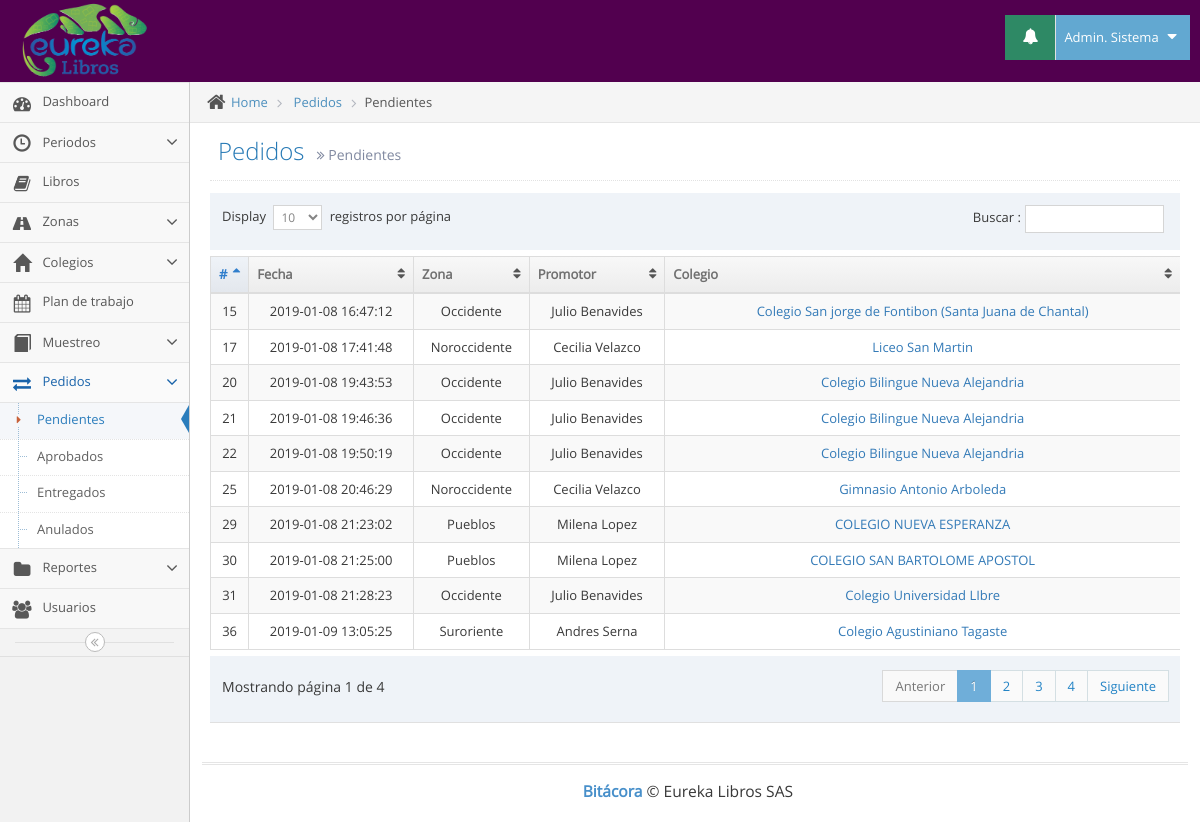
The page /lista_pedidos.php (signed in) on the database its author committed.
### tables this page shows
CREATE TABLE IF NOT EXISTS `usuarios` (
`id` int(11) NOT NULL,
  `tipo` int(11) NOT NULL,
  `id_pais` int(11) NOT NULL,
  `cedula` varchar(12) NOT NULL,
  `nombres` varchar(100) NOT NULL,
  `apellidos` varchar(100) NOT NULL,
  `telefono` varchar(12) NOT NULL,
  `direccion` varchar(100) NOT NULL,
  `correo` varchar(100) NOT NULL,
  `clave` varchar(100) NOT NULL,
  `cod_zona` varchar(10) NOT NULL
);

CREATE TABLE IF NOT EXISTS `pedidos` (
`id` int(11) NOT NULL,
  `codigo` varchar(10) NOT NULL,
  `id_periodo` int(11) NOT NULL,
  `id_colegio` int(11) NOT NULL,
  `id_usuario` int(11) NOT NULL,
  `fecha` timestamp NOT NULL DEFAULT CURRENT_TIMESTAMP ON UPDATE CURRENT_TIMESTAMP,
  `factura` varchar(20) NOT NULL,
  `fecha_r` date NOT NULL,
  `observaciones` varchar(500) NOT NULL,
  `estado` int(11) NOT NULL
);

CREATE TABLE IF NOT EXISTS `colegios` (
`id` int(11) NOT NULL,
  `codigo` varchar(11) NOT NULL,
  `colegio` varchar(100) NOT NULL,
  `direccion` varchar(100) NOT NULL,
  `barrio` varchar(100) NOT NULL,
  `telefono` varchar(20) NOT NULL,
  `web` varchar(100) NOT NULL,
  `cumpleaños` date NOT NULL,
  `cod_zona` varchar(8) NOT NULL,
  `id_usuario` int(11) NOT NULL,
  `fecha_creacion` timestamp NOT NULL DEFAULT CURRENT_TIMESTAMP ON UPDATE CURRENT_TIMESTAMP
);

### lista_pedidos.php (the view, shortened to what this page needs)
<!DOCTYPE html>
<html lang="es">
	<head>
		<link rel="stylesheet" href="assets/css/bootstrap.min.css" />
		<link rel="stylesheet" href="assets/font-awesome/4.5.0/css/font-awesome.min.css" />
		<link rel="stylesheet" href="assets/css/jquery-ui.min.css" />
		<link rel="stylesheet" href="assets/css/bootstrap-datepicker3.min.css" />
		<link href="assets/js/dataTables/dataTables.bootstrap.css" rel="stylesheet" />
		<link rel="stylesheet" href="assets/css/ace.min.css" class="ace-main-stylesheet" id="main-ace-style" />
		<link rel="stylesheet" href="assets/css/ace-skins.min.css" />
		<link rel="stylesheet" href="assets/css/ace-rtl.min.css" />
	</head>
	<body class="no-skin">
		<?php include("template/nav.php"); ?>
		<div class="main-container ace-save-state" id="main-container">
			<?php include("template/sidebar.php"); ?>
			<div class="main-content">
				<div class="main-content-inner">
					<div class="breadcrumbs ace-save-state" id="breadcrumbs">
						<ul class="breadcrumb">
							<li>
								<i class="ace-icon fa fa-home home-icon"></i>
								<a href="#">Home</a>
							</li>
							<li>
								<a href="#">Pedidos</a>
							</li>
							<li class="active">Pendientes</li>
						</ul>
					</div>
					<div class="page-content">
						<div class="page-header">
							<h1>
								Pedidos
								<small>
									<i class="ace-icon fa fa-angle-double-right"></i>
									Pendientes
								</small>
							</h1>
						</div>
						<div class="row">
							<div class="col-xs-12">
								<?php
                                	include("conexion/bdd.php");
                                	$sql = "SELECT p.id, z.zona, u.nombres, u.apellidos, p.fecha, c.colegio FROM pedidos p JOIN colegios c ON p.id_colegio=c.id JOIN zonas z ON z.codigo=c.cod_zona JOIN usuarios u ON u.cod_zona=z.codigo WHERE p.estado='1' GROUP BY p.id";
									$req = $bdd->prepare($sql);
									$req->execute();
								$pedidos = $req->fetchAll();
                            ?>
                            <div class="table-responsive">
                                <table class="table table-striped table-bordered table-hover" id="dataTables-example">
                                    <thead>
                                        <tr>
                                            <th>#</th>
                                            <th>Fecha</th>
                                            <th>Zona</th>
                                            <th>Promotor</th>
                                            <th>Colegio</th>
                                        </tr>
                                    </thead>
                                    <tbody>
                                        <?php
                                        	foreach($pedidos as $pedido) {
                                            	$promotor= $pedido["nombres"]." ".$pedido["apellidos"];
                                                echo'<tr class="odd gradeX">';
                                                echo'<td class="center">'.$pedido["id"].'</td>';
                                                echo'<td class="center">'.$pedido["fecha"].'</td>';
                                               echo'<td class="center">'.$pedido["zona"].'</td>';
                                                echo'<td class="center">'.$promotor.'</td>';
                                                echo'<td class="center"><a href="pedido_colegio.php?id_pedido='.$pedido["id"].'">'.$pedido["colegio"].'</a></td>';
                                            }
                                         ?>
                                        </tr>
                                    </tbody>
                                </table>
                            </div>
							</div>
						</div>
					</div>
				</div>
			</div>
			<div class="footer">
				<div class="footer-inner">
					<div class="footer-content">
						<span class="bigger-120">
							<span class="blue bolder">Bitácora</span>
							 &copy; Eureka Libros SAS
						</span>
					</div>
				</div>
			</div>
		</div>
	</body>
</html>

### template/nav.php (shortened to what this page needs)
<div id="navbar" class="navbar navbar-default          ace-save-state">
			<div class="navbar-container ace-save-state" id="navbar-container">
				<div class="navbar-header pull-left">
					<a href="index.php" class="navbar-brand">
						<small>
							<img src="assets/images/logo_eureka.png" alt="" class="" height="80px" width="125px">
						</small>
					</a>
				</div>
				<div class="navbar-buttons navbar-header pull-right" role="navigation">
					<ul class="nav ace-nav">
						<?php
							include("conexion/bdd.php");
							if ($_SESSION["tipo"]==1) {
								$sql_n = "SELECT n.id FROM notificaciones n JOIN tipos_notifi t ON t.id=n.id_tipo_notifi JOIN colegios c ON c.id=n.id_colegio WHERE t.id='1' AND n.visible='1'";
							}
							$req_n = $bdd->prepare($sql_n);
							$req_n->execute();
							$num= $req_n->rowCount();
						?>
						<li class="green dropdown-modal">
							<a data-toggle="dropdown" class="dropdown-toggle" href="#">
								<?php if ($num > 0) { ?>
								<i class="ace-icon fa fa-bell icon-animated-bell"></i>
								<?php }else{ ?>
								<i class="ace-icon fa fa-bell"></i>
								<?php } ?>
							</a>
						</li>
						<li class="light-blue dropdown-modal">
							<a data-toggle="dropdown" href="#" class="dropdown-toggle">
								<?php
									require_once('conexion/bdd.php');
									$sql = "SELECT nombres,apellidos FROM usuarios WHERE id='".$_SESSION['id']."'";
									$req = $bdd->prepare($sql);
									$req->execute();
									$usuario = $req->fetch();
									$nombre_completo=$usuario["nombres"]." ".$usuario["apellidos"];
								?>
									<?php echo $nombre_completo; ?>
								<i class="ace-icon fa fa-caret-down"></i>
							</a>
						</li>
					</ul>
				</div>
			</div>
		</div>

### template/sidebar.php (shortened to what this page needs)
<div id="sidebar" class="sidebar                  responsive                    ace-save-state sidebar-fixed sidebar-scroll">
				<ul class="nav nav-list">
					<li class="inicio">
						<a href="index.php">
							<i class="menu-icon fa fa-tachometer"></i>
							<span class="menu-text"> Dashboard </span>
						</a>
					</li>
					<?php if ( ($_SESSION["tipo"] ==1) ) {?>
					<li class="abrir_periodos">
						<a href="#" class="dropdown-toggle">
							<i class="menu-icon glyphicon glyphicon-time"></i>
							<span class="menu-text"> Periodos </span>
							<b class="arrow fa fa-angle-down"></b>
						</a>
						<?php } ?>
						<?php if ( ($_SESSION["tipo"] !=3) ) {?>
						<li class="libros">
							<a href="libros.php">
								<i class="menu-icon fa fa-book"></i>
								<span class="menu-text">
									Libros
								</span>
							</a>
						</li>
						<?php } ?>
					</li>
					<?php if ( ($_SESSION["tipo"] ==1 || $_SESSION["tipo"] ==2) ) {?>
					<li class="abrir_zonas">
						<a href="#" class="dropdown-toggle">
							<i class="menu-icon fa fa-road"></i>
							<span class="menu-text"> Zonas </span>
							<b class="arrow fa fa-angle-down"></b>
						</a>
					</li>
					<?php } ?>
					<?php if ( ($_SESSION["tipo"] !=2) ) {?>
					<li class="abrir_colegios">
						<a href="#" class="dropdown-toggle">
							<i class="menu-icon glyphicon glyphicon-home"></i>
							<span class="menu-text"> Colegios </span>
							<b class="arrow fa fa-angle-down"></b>
						</a>
					</li>
					<?php } ?>
					<?php if ( ($_SESSION["tipo"] !=2) ) {?>
					<li class="plan_trabajo">
						<a href="calendar.php">
							<i class="menu-icon fa fa-calendar"></i>
							<span class="menu-text">
								Plan de trabajo
							</span>
						</a>
					</li>
					<?php } ?>
					<li class="abrir_muestreo">
						<a href="#" class="dropdown-toggle">
							<i class="menu-icon glyphicon glyphicon-book"></i>
							<span class="menu-text"> Muestreo </span>
							<b class="arrow fa fa-angle-down"></b>
						</a>
							<?php if ($_SESSION["tipo"]!=3 ) {?>
					</li>
					<?php }?>
				</ul>
					<li class="abrir_pedidos">
						<a href="#" class="dropdown-toggle">
							<i class="menu-icon fa fa-exchange"></i>
							<span class="menu-text"> Pedidos </span>
							<b class="arrow fa fa-angle-down"></b>
						</a>
						<ul class="submenu">
							<?php if ($_SESSION["tipo"]==3) {?>
							<li class="solicitar_pedido">
								<a href="periodo_pedidos.php">
									<i class="menu-icon fa fa-caret-right"></i>
									Solicitar pedido
								</a>
								<b class="arrow"></b>
							</li>
							<li class="ver_pedidos">
								<a href="ver_pedidos.php">
									<i class="menu-icon fa fa-caret-right"></i>
									Ver pedidos
								</a>
								<b class="arrow"></b>
							</li>
						<?php  }else{?>
							<li class="lista_pedidos">
								<a href="lista_pedidos.php">
									<i class="menu-icon fa fa-caret-right"></i>
									Pendientes
								</a>
							</li>
							<li class="pedidos_aprobados">
								<a href="pedidos_aprobados.php">
									Aprobados
								</a>
							</li>
							<li class="pedidos_entregados">
								<a href="pedidos_entregados.php">
									Entregados
								</a>
							</li>
							<li class="pedidos_anulados">
								<a href="pedidos_anulados.php">
									Anulados
								</a>
							</li>
						<?php } ?>
						</ul>
					</li>
					<li class="abrir_reportes">
						<a href="#" class="dropdown-toggle">
							<i class="menu-icon fa fa-folder"></i>
							<span class="menu-text"> Reportes </span>
							<b class="arrow fa fa-angle-down"></b>
						</a>
						</li>
					<?php if ( ($_SESSION["tipo"] ==1 || $_SESSION["tipo"] ==2) ) {?>
							<li class="usuarios">
								<a href="usuarios.php">
									<i class="menu-icon fa fa-users"></i>
									<span class="menu-text">
										Usuarios
									</span>
								</a>
							</li>
						<?php } ?>
				<div class="sidebar-toggle sidebar-collapse" id="sidebar-collapse">
					<i id="sidebar-toggle-icon" class="ace-icon fa fa-angle-double-left ace-save-state" data-icon1="ace-icon fa fa-angle-double-left" data-icon2="ace-icon fa fa-angle-double-right"></i>
				</div>
			</div>

### rows shown on the page
usuarios: nombre_completo "Admin. Sistema"
pedidos: id "15", fecha "2019-01-08 16:47:12", zona "Occidente", promotor "Julio Benavides", id_colegio.colegio "Colegio San jorge de Fontibon (Santa Juana de Chantal)"
pedidos: id "17", fecha "2019-01-08 17:41:48", zona "Noroccidente", promotor "Cecilia Velazco", id_colegio.colegio "Liceo San Martin"
pedidos: id "20", fecha "2019-01-08 19:43:53", zona "Occidente", promotor "Julio Benavides", id_colegio.colegio "Colegio Bilingue Nueva Alejandria"
pedidos: id "21", fecha "2019-01-08 19:46:36", zona "Occidente", promotor "Julio Benavides", id_colegio.colegio "Colegio Bilingue Nueva Alejandria"
pedidos: id "22", fecha "2019-01-08 19:50:19", zona "Occidente", promotor "Julio Benavides", id_colegio.colegio "Colegio Bilingue Nueva Alejandria"
pedidos: id "25", fecha "2019-01-08 20:46:29", zona "Noroccidente", promotor "Cecilia Velazco", id_colegio.colegio "Gimnasio Antonio Arboleda"
pedidos: id "29", fecha "2019-01-08 21:23:02", zona "Pueblos", promotor "Milena Lopez", id_colegio.colegio "COLEGIO NUEVA ESPERANZA"
pedidos: id "30", fecha "2019-01-08 21:25:00", zona "Pueblos", promotor "Milena Lopez", id_colegio.colegio "COLEGIO SAN BARTOLOME APOSTOL"
pedidos: id "31", fecha "2019-01-08 21:28:23", zona "Occidente", promotor "Julio Benavides", id_colegio.colegio "Colegio Universidad LIbre"
pedidos: id "36", fecha "2019-01-09 13:05:25", zona "Suroriente", promotor "Andres Serna", id_colegio.colegio "Colegio Agustiniano Tagaste"
